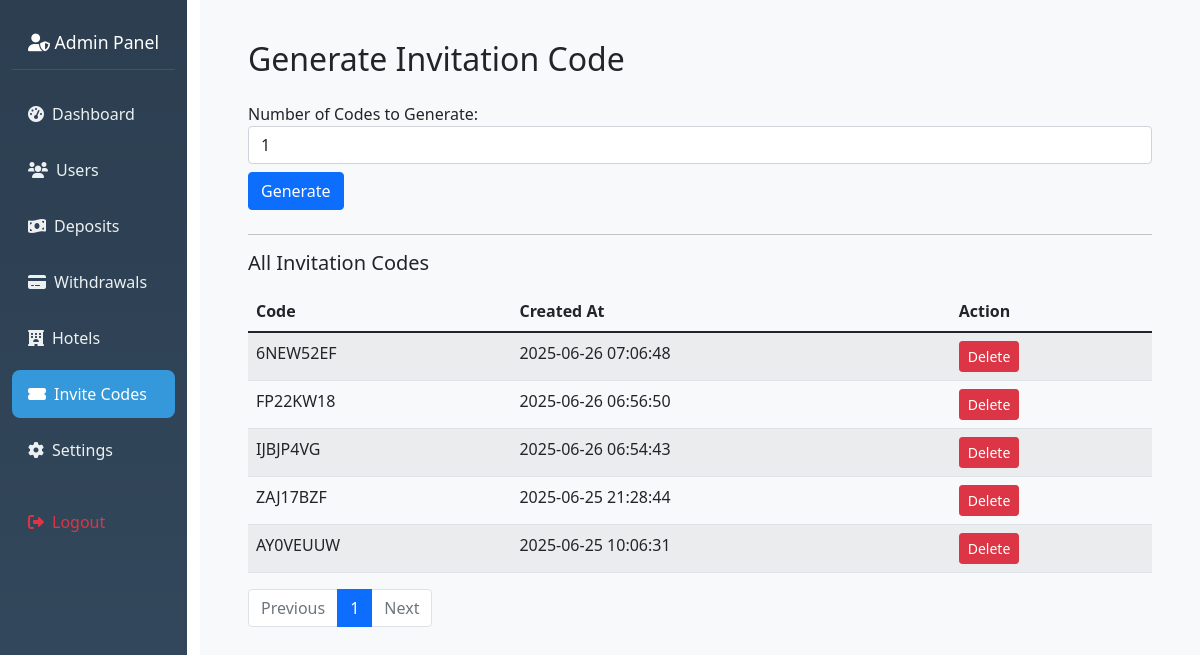
Screenshot of /admin/generate-invite (signed in) with the database file from the repository.
### hotel_app/models.py (models this page shows)
class InvitationCode(db.Model):
    id = db.Column(db.Integer, primary_key=True)
    code = db.Column(db.String(20), unique=True, nullable=False)
    is_used = db.Column(db.Boolean, default=False)
    created_at = db.Column(db.DateTime, default=datetime.utcnow)

### hotel_app/routes.py (the view, shortened to what this page needs)
@app.route('/admin/generate-invite', methods=['GET', 'POST'])
@admin_required
def generate_invitation_code():
    page = request.args.get('page', 1, type=int)
    codes = InvitationCode.query.order_by(InvitationCode.id.desc()).paginate(
        page=page, per_page=20, error_out=False
    )
    return render_template('admin_invite.html', codes=codes)

### hotel_app/routes.py (called while the page is built)
def admin_required(f):
    @wraps(f)
    def wrapper(*args, **kwargs):
        admin_id = session.get('admin_id')
        if not admin_id:
            flash("Admin login required.", "danger")
            return redirect(url_for('admin_login'))
        admin = Admin.query.get(admin_id)
        if not admin or not admin.is_active:
            session.pop('admin_id', None)
            flash("Admin access denied.", "danger")
            return redirect(url_for('admin_login'))
        return f(*args, **kwargs)
    return wrapper

@app.before_request
def check_admin_routes():
    if request.endpoint and request.endpoint.startswith('admin_') and request.endpoint != 'admin_login':
        if 'admin_id' not in session:
            return redirect(url_for('admin_login'))

### hotel_app/templates/admin_invite.html
{% extends "admin_base.html" %}
{% block content %}
<div class="container mt-4">
    <h2 class="mb-4">Generate Invitation Code</h2>
    <form method="POST" action="{{ url_for('generate_invitation_code') }}" class="mb-4">
        <div class="form-group">
            <label for="num_codes">Number of Codes to Generate:</label>
            <input type="number" name="num_codes" id="num_codes" class="form-control" min="1" value="1" required>
        </div>
        <button type="submit" class="btn btn-primary mt-2">Generate</button>
    </form>
    <hr>
    {% if codes and codes[0] is string %}
        <h5 class="mb-3">Recently Generated Code(s)</h5>
        <ul class="list-group mb-4">
            {% for code in codes %}
                <li class="list-group-item">{{ code }}</li>
            {% endfor %}
        </ul>
        <a href="{{ url_for('generate_invitation_code') }}" class="btn btn-secondary">View All Codes</a>
    {% elif codes and codes.items is defined %}
        <h5 class="mb-3">All Invitation Codes</h5>
        <table class="table table-striped">
            <thead>
                <tr>
                    <th>Code</th>
                    <th>Created At</th>
                    <th>Action</th>
                </tr>
            </thead>
            <tbody>
                {% for invite in codes.items %}
                    <tr>
                        <td>{{ invite.code }}</td>
                        <td>{{ invite.created_at.strftime('%Y-%m-%d %H:%M:%S') }}</td>
                        <td>
                            <form method="POST" action="{{ url_for('delete_invitation_code', code_id=invite.id) }}" onsubmit="return confirm('Are you sure you want to delete this code?');">
                                <button type="submit" class="btn btn-sm btn-danger">Delete</button>
                            </form>
                        </td>
                    </tr>
                {% endfor %}
            </tbody>
        </table>
        <nav>
            <ul class="pagination">
                {% if codes.has_prev %}
                    <li class="page-item">
                        <a class="page-link" href="{{ url_for('generate_invitation_code', page=codes.prev_num) }}">Previous</a>
                    </li>
                {% else %}
                    <li class="page-item disabled">
                        <span class="page-link">Previous</span>
                    </li>
                {% endif %}
                {% for page_num in codes.iter_pages(left_edge=1, right_edge=1, left_current=2, right_current=2) %}
                    {% if page_num %}
                        <li class="page-item {% if page_num == codes.page %}active{% endif %}">
                            <a class="page-link" href="{{ url_for('generate_invitation_code', page=page_num) }}">{{ page_num }}</a>
                        </li>
                    {% else %}
                        <li class="page-item disabled"><span class="page-link">…</span></li>
                    {% endif %}
                {% endfor %}
                {% if codes.has_next %}
                    <li class="page-item">
                        <a class="page-link" href="{{ url_for('generate_invitation_code', page=codes.next_num) }}">Next</a>
                    </li>
                {% else %}
                    <li class="page-item disabled">
                        <span class="page-link">Next</span>
                    </li>
                {% endif %}
            </ul>
        </nav>
    {% else %}
        <p>No invitation codes found.</p>
    {% endif %}
</div>
{% endblock %}

### rows the page displays
InvitationCode: code "6NEW52EF", created_at "2025-06-26 07:06:48"
InvitationCode: code "FP22KW18", created_at "2025-06-26 06:56:50"
InvitationCode: code "IJBJP4VG", created_at "2025-06-26 06:54:43"
InvitationCode: code "ZAJ17BZF", created_at "2025-06-25 21:28:44"
InvitationCode: code "AY0VEUUW", created_at "2025-06-25 10:06:31"

### other values shown
{{ page_num }} "1"
